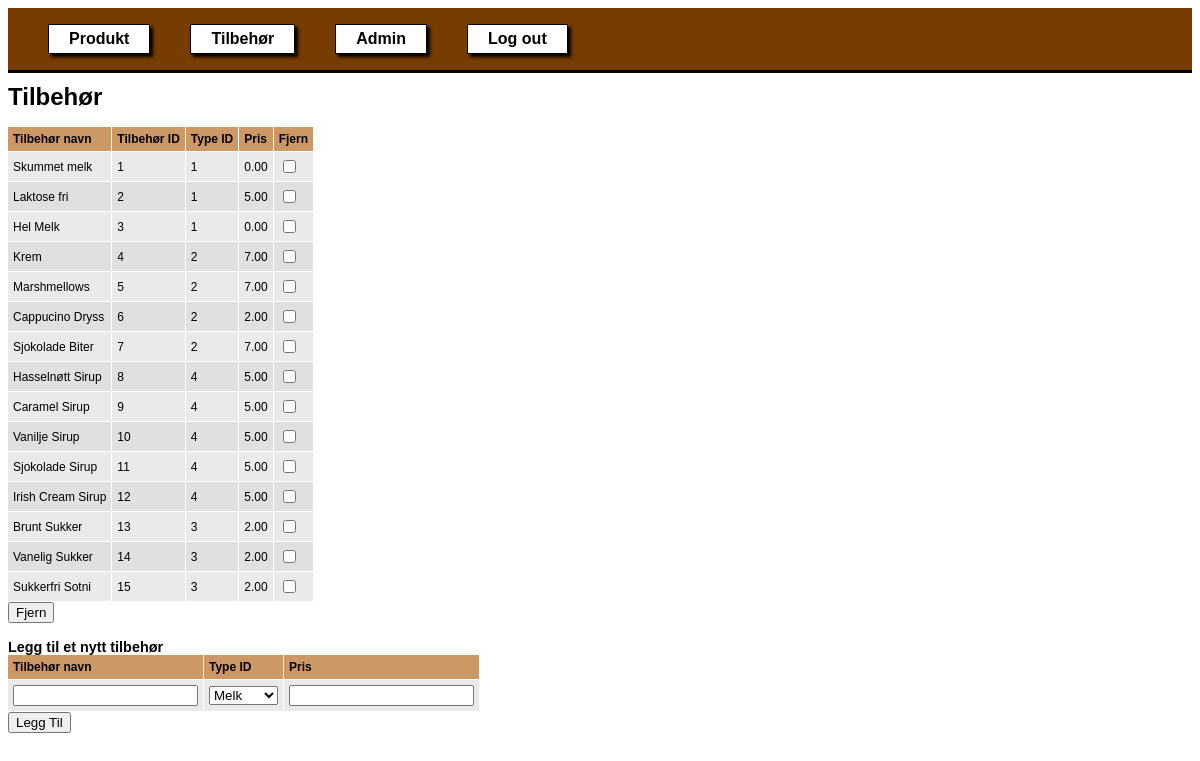
The app's page /DS/PHP/admin_tilbehor.php (signed in) with its own data.
### tables this page shows
CREATE TABLE tilbehor
(
  tilbehor_id INT PRIMARY KEY NOT NULL AUTO_INCREMENT,
  tilbehor_navn VARCHAR(50),
  type_id MEDIUMINT,
  pris DECIMAL(3,2) NOT NULL
);

### DS/PHP/spTilbehor.php (the view, shortened to what this page needs)
<?php
if(isset($_SESSION['id']) & isset($_SESSION['username'])){
    if($_COOKIE['user'] == $_SESSION['cookie']) {
    include_once("config.php");
$rs = $mysqli->query( 'CALL sp_tilbehor' );
?>
<form name="input" action="admin_TilbFjern.php" method="post">
<table>
    <tr>
        <td>Tilbeh&oslash;r navn</td>
        <td>Tilbeh&oslash;r ID</td>
        <td>Type ID</td>
        <td>Pris</td>
        <td>Fjern</td>
    </tr>
<?php
while($row = mysqli_fetch_array($rs))
{
    ?>
<tr>
    <td>
    <?php echo $row['tilbehor_navn'] ?>
    </td>
    <td>
    <?php echo $row['tilbehor_id'] ?>
    </td>
    <td>
    <?php echo $row['type_id'] ?>
    </td>
    <td>
    <?php echo $row['pris'] ?>
    </td>
    <td>
        <?php
        echo "<input  type='checkbox' name='tilbehor_id[]' value='" . $row['tilbehor_id'] . "'>";
        ?>
    </td>
</tr>
    <?php
}
?>
</table>
    <input type="submit" value="Fjern">
</form>
    <?php
}
}
?>

### DS/admin.css (style rules this page uses)
body { //background-color: #000; font-family: Helvetica, sans-serif; }
table { //width: 700px; border-spacing: 0; // margin: auto; padding-right: 10px; font-size: 0.75em; }
td, th { padding: 5px; font-family: Helvetica, sans-serif; }
tr:nth-of-type(even) { background-color:#eaeaea; }
tr:nth-of-type(odd) { background-color: #e0e0e0 }
tr:first-of-type { background-color: #C96; color: #000; font-weight: bold; }
tbody td { border-bottom: 1px solid #fff; border-right: 1px solid #fff; }

### records on screen
tilbehor: tilbehor_navn "Skummet melk", tilbehor_id "1", type "1", pris "0.00"
tilbehor: tilbehor_navn "Laktose fri", tilbehor_id "2", type "1", pris "5.00"
tilbehor: tilbehor_navn "Hel Melk", tilbehor_id "3", type "1", pris "0.00"
tilbehor: tilbehor_navn "Krem", tilbehor_id "4", type "2", pris "7.00"
tilbehor: tilbehor_navn "Marshmellows", tilbehor_id "5", type "2", pris "7.00"
tilbehor: tilbehor_navn "Cappucino Dryss", tilbehor_id "6", type "2", pris "2.00"
tilbehor: tilbehor_navn "Sjokolade Biter", tilbehor_id "7", type "2", pris "7.00"
tilbehor: tilbehor_navn "Hasselnøtt Sirup", tilbehor_id "8", type "4", pris "5.00"
tilbehor: tilbehor_navn "Caramel Sirup", tilbehor_id "9", type "4", pris "5.00"
tilbehor: tilbehor_navn "Vanilje Sirup", tilbehor_id "10", type "4", pris "5.00"
tilbehor: tilbehor_navn "Sjokolade Sirup", tilbehor_id "11", type "4", pris "5.00"
tilbehor: tilbehor_navn "Irish Cream Sirup", tilbehor_id "12", type "4", pris "5.00"
tilbehor: tilbehor_navn "Brunt Sukker", tilbehor_id "13", type "3", pris "2.00"
tilbehor: tilbehor_navn "Vanelig Sukker", tilbehor_id "14", type "3", pris "2.00"
tilbehor: tilbehor_navn "Sukkerfri Sotni", tilbehor_id "15", type "3", pris "2.00"

### other values on screen
form field type_id "Melk"
